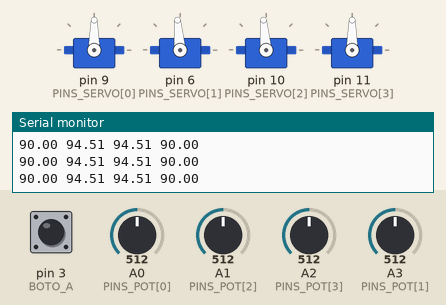
Recording of a sketch running on a simulated Arduino Uno, built with avr-gcc and run on an emulated ATmega328P. Parts: 4 × servo, the last lines printed to the serial monitor. The test bench sets the inputs (shaded band); at power-on: A0 (PINS_POT[0]) = 512, A1 (PINS_POT[2]) = 512, A2 (PINS_POT[3]) = 512, A3 (PINS_POT[1]) = 512, pin 3 (BOTO_A) HIGH.

Above: at 1.2 s.
1.3 s: A0 (PINS_POT[0]) set to 565
At 1.55 s:
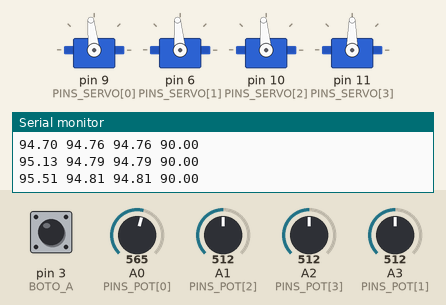
4.3 s: A0 (PINS_POT[0]) set to 575
At 4.57 s:
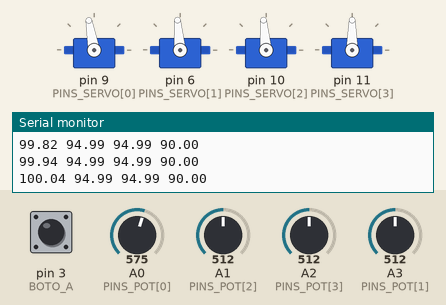
6.2 s: A1 (PINS_POT[2]) set to 992
At 8.8 s:
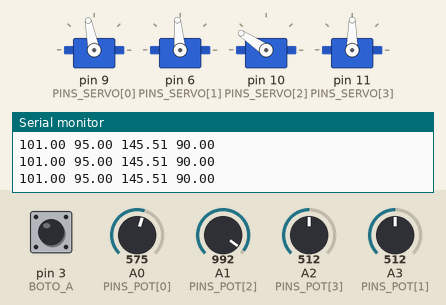
9.2 s: A2 (PINS_POT[3]) set to 716
At 9.53 s:
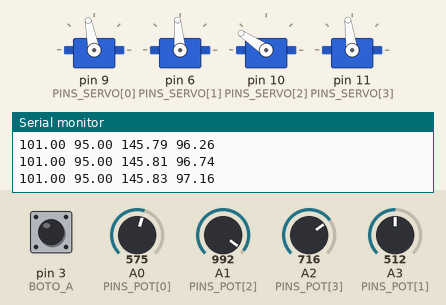
12.2 s: A3 (PINS_POT[1]) set to 555
At 12.4 s:
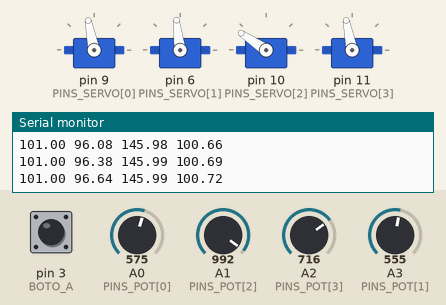
15.2 s: A3 (PINS_POT[1]) set to 584
At 15.6 s:
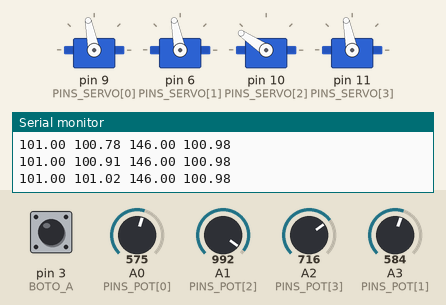
Timing chart, 0 to 18.2 s (numbered marks = the images above; inputs shaded):
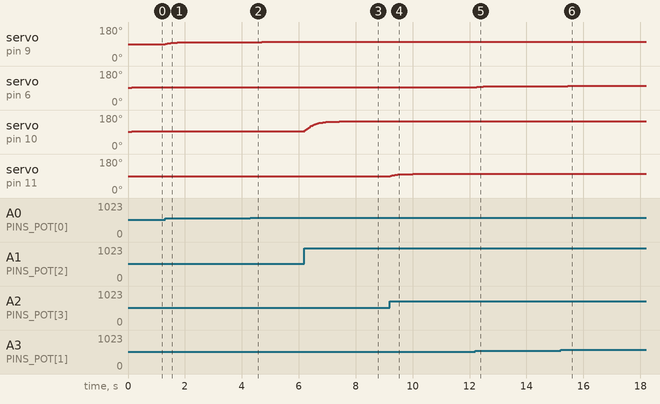

The sketch:

ampliat.ino
```cpp
/*
  Solucionari Repte SA6-C · Moviment proporcional a les 4 articulacions (AMPLIAT)
  AMPLIACIO 1: totes les articulacions ARRIBEN ALHORA: el pas de cada una
               s'escala segons l'error mes gran de les quatre.
  AMPLIACIO 2: VELOCITAT MAXIMA: cap articulacio es mou mes de PAS_MAX graus
               per volta, encara que l'error sigui enorme.
  AMPLIACIO 3: el polsador A canvia K entre 0.05, 0.1 i 0.3, i el Serial
               Plotter mostra les 4 posicions.
  Circuit: servos base=9, esquerre=6, dret=10, pinca=11 (PILES + GND comu);
           pots base=A0, dret=A1, pinca=A2, esquerre=A3; polsador A D3-GND.
*/

#include <Servo.h>

const int BOTO_A = 3;
const float PAS_MAX = 3.0;                     // graus per volta (AMPLIACIO 2)
const float VALORS_K[3] = {0.05, 0.1, 0.3};
const int PINS_SERVO[4] = {9, 6, 10, 11};      // base, esquerre, dret, pinca
const int PINS_POT[4]   = {A0, A3, A1, A2};
const int MINIM[4] = {0, 40, 40, 60};
const int MAXIM[4] = {180, 150, 150, 120};

Servo servos[4];
float angle[4] = {90, 90, 90, 90};
int quinaK = 1;
int anteriorA = HIGH;

void setup() {
  pinMode(BOTO_A, INPUT_PULLUP);
  for (int i = 0; i < 4; i++) {
    servos[i].write((int)angle[i]);
    servos[i].attach(PINS_SERVO[i]);
  }
  Serial.begin(9600);
}

void loop() {
  // AMPLIACIO 3: una premuda = la K seguent
  int a = digitalRead(BOTO_A);
  if (a == LOW && anteriorA == HIGH) quinaK = (quinaK + 1) % 3;
  anteriorA = a;
  float K = VALORS_K[quinaK];

  float error[4];
  float errorMax = 0;
  for (int i = 0; i < 4; i++) {
    int consigna = map(analogRead(PINS_POT[i]), 0, 1023, MINIM[i], MAXIM[i]);
    error[i] = consigna - angle[i];
    errorMax = max(errorMax, abs(error[i]));
  }

  if (errorMax > 0.5) {
    // AMPLIACIO 1: l'articulacio mes llunyana fa el pas proporcional;
    // les altres, la mateixa FRACCIO del seu error (arriben alhora)
    float pasGran = constrain(K * errorMax, 0, PAS_MAX);   // AMPLIACIO 2
    float fraccio = pasGran / errorMax;
    for (int i = 0; i < 4; i++) {
      angle[i] = angle[i] + fraccio * error[i];
      servos[i].write((int)(angle[i] + 0.5));
    }
  }

  for (int i = 0; i < 4; i++) {
    Serial.print(angle[i]);
    Serial.print(i < 3 ? " " : "\n");
  }
  delay(20);
}
```

Measured:
- after the input at 1.3 s, servo on pin 9 (PINS_SERVO[0]): moves from 90° to 99° over 0.67 s, starting at once
- after the input at 4.3 s, servo on pin 9 (PINS_SERVO[0]): 99° → 100° after 0.12 s, → 101° 0.28 s later
- after the input at 6.2 s, servo on pin 10 (PINS_SERVO[2]): moves from 95° to 146° over 1.2 s, starting at once
- after the input at 9.2 s, servo on pin 11 (PINS_SERVO[3]): moves from 90° to 101° over 0.79 s, starting at once
- after the input at 12.2 s, servo on pin 6 (PINS_SERVO[1]): 95° → 96° after 0.05 s, → 97° 0.08 s later, → 98° 0.14 s later, → 99° 0.28 s later
- after the input at 15.2 s, servo on pin 6 (PINS_SERVO[1]): 99° → 100° after 0.11 s, → 101° 0.14 s later, → 102° 0.29 s later
